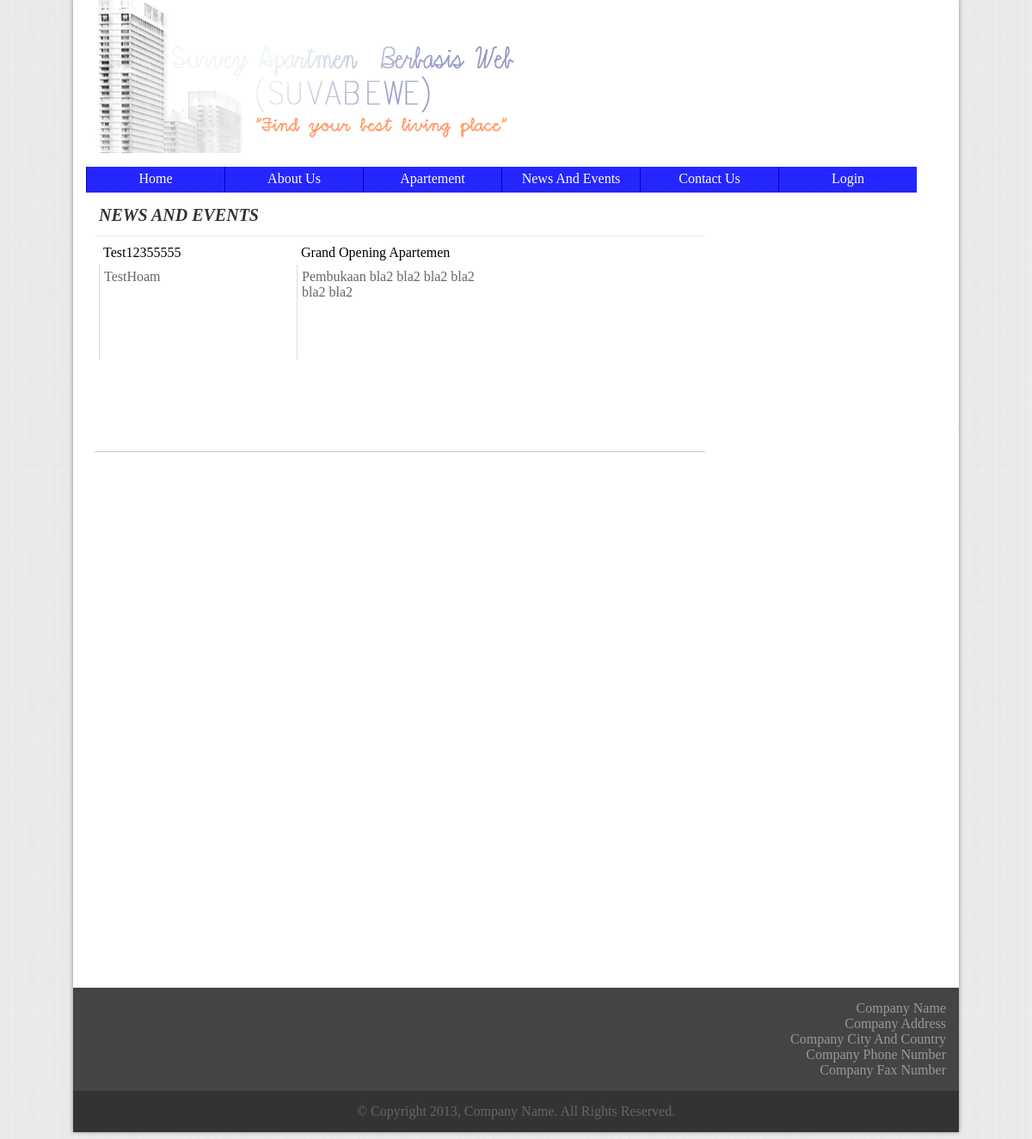
The page /file/news.php on the database as committed earlier.
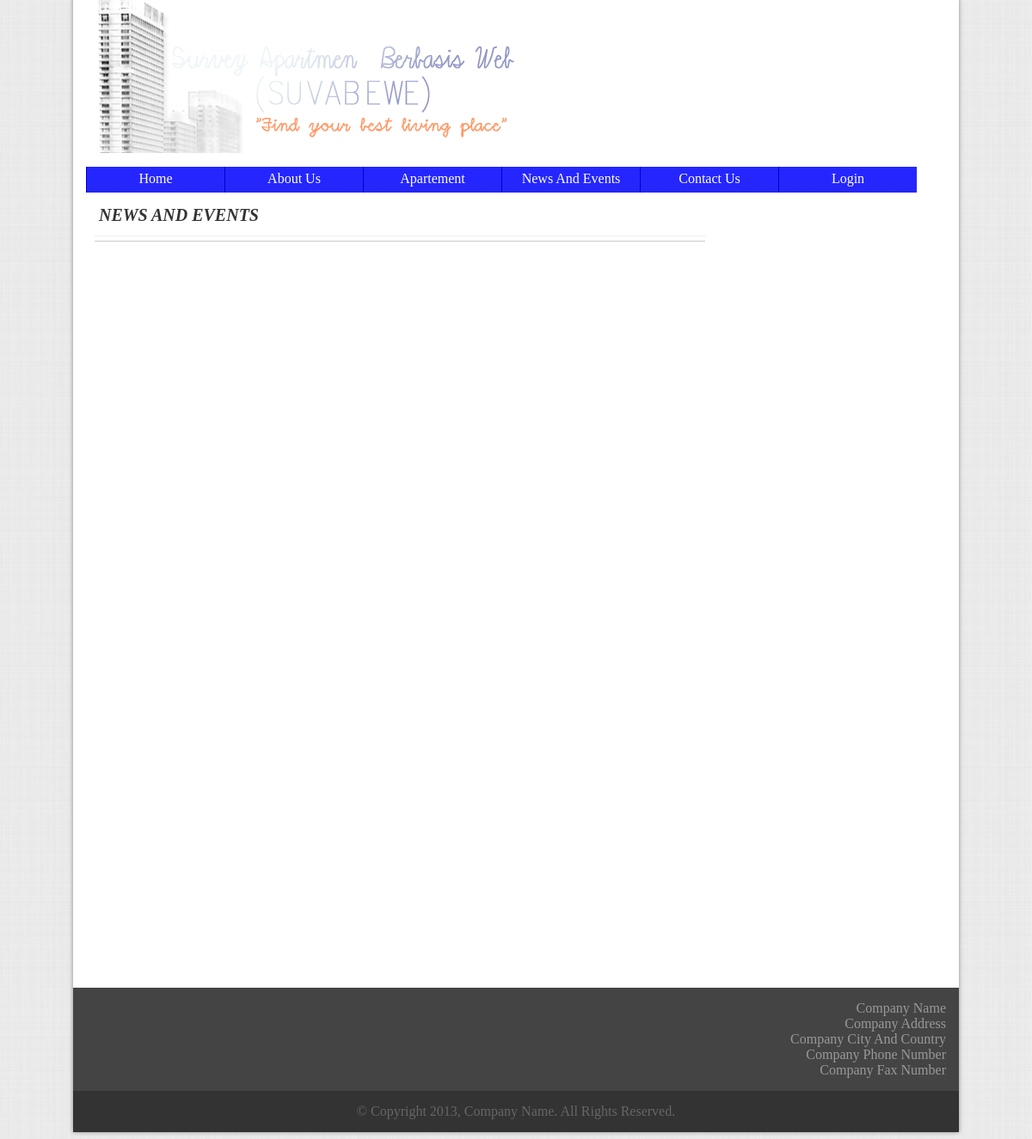
The same page on the database as committed later.
### tables this page shows
CREATE TABLE IF NOT EXISTS `berita` (
  `gambar` text NOT NULL,
  `judul` varchar(100) NOT NULL,
  `isi` text NOT NULL,
  `tanggal` date NOT NULL
);

### file/news.php (the view, shortened to what this page needs)
<html>
	<head>
		<link rel="stylesheet" href="../css/templates.css" type="text/css" />
		<?php
			$pilihtabel = mysql_query("SELECT * FROM berita ORDER BY tanggal DESC");
			$berita = Array();
			$n = 0;
			while (($row = mysql_fetch_array($pilihtabel)) && ($n <9))
			{
					$berita[$n]['gambar']= $row['gambar'];
					$berita[$n]['judul'] = $row['judul'];
					$berita[$n]['isi'] = $row['isi'];
					$berita[$n]['tanggal'] = $row['tanggal'];
					$n = $n + 1;
			}
		?>
	</head>
	<body>
		<div class="wrapper" id="wrapper">
			<?php include_once ('header.php');?>
			<div class="container" style="height:900px">
				<div class="section newsseccon">
					<div class="sectionheader bottomline">
						<b>NEWS AND EVENTS</b>
					</div>
					<?php
						for ( $i = 0 ; $i < $n ; $i++)
						{
							echo "<div class='sectioncontent newssec'>";
							echo "<div class='newshead'><a href='newscontent.php?title=" . $berita[$i]['judul'] ."'>" . $berita[$i]['judul'] . "</a></div>";
							echo "<div class='newscon'>". $berita[$i]['isi'] . "</div></div>";
						}
					?>
				</div>
			</div>
		</div>
	</body>
</html>
</html>

Rows that differ between the two databases and show on the page:
removed berita: judul "Test12355555", isi "TestHoam"
removed berita: judul "Grand Opening Apartemen", isi "Pembukaan bla2 bla2 bla2 bla2 bla2 bla2"
